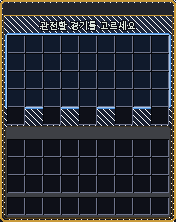
#> input picture Clash minecraft/workspace/work/newgui/gui_spectate.png, 176 x 222 px, given in place of gui_streamer.png, which was not available
$ python prev_streamer_ui.py
#> lines starting #> are read from the running program, lines starting #| are printed output that depends on the picture
#!/usr/bin/env python3
"""gen_streamer_ui.py 결과 미리보기 → preview_streamer_ui.png"""
import os, sys
from PIL import Image
W = os.path.dirname(os.path.abspath(__file__))
G, I = os.path.join(W, 'newgui'), os.path.join(W, 'newicons3')


def slot_xy(s):
    r, c = divmod(s, 9)
    return 8 + c * 18, 18 + r * 18


def gui(name, items):
#> called with name = 'gui_streamer'
    bg = Image.new('RGBA', (176, 222), (198, 198, 198, 255))
    bg.alpha_composite(Image.open(os.path.join(G, name + '.png')).convert('RGBA'))
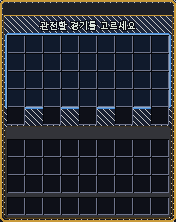
#> bg: PIL image 176x222 RGBA; mean R, G, B, A 42.1, 45.1, 51.9, 255
    for s, ic in items.items():
        im = Image.open(os.path.join(I, 'ui_' + ic + '.png')).convert('RGBA').resize((16, 16), Image.LANCZOS)
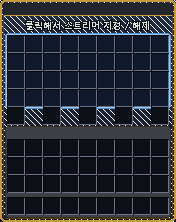
#> input picture Clash minecraft/workspace/work/newgui/gui_streamer_admin.png, 176 x 222 px, given in place of ui_live_on.png, which was not available
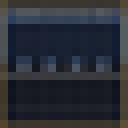
#> im: PIL image 16x16 RGBA (shown 8 times larger); mean R, G, B, A 31.9, 35.7, 44.3, 242.5; transparent parts drawn white
        bg.alpha_composite(im, slot_xy(s))
    return bg.resize((176 * 3, 222 * 3), Image.NEAREST)


#> (the run stopped early here; a loop or call above may not have finished)
